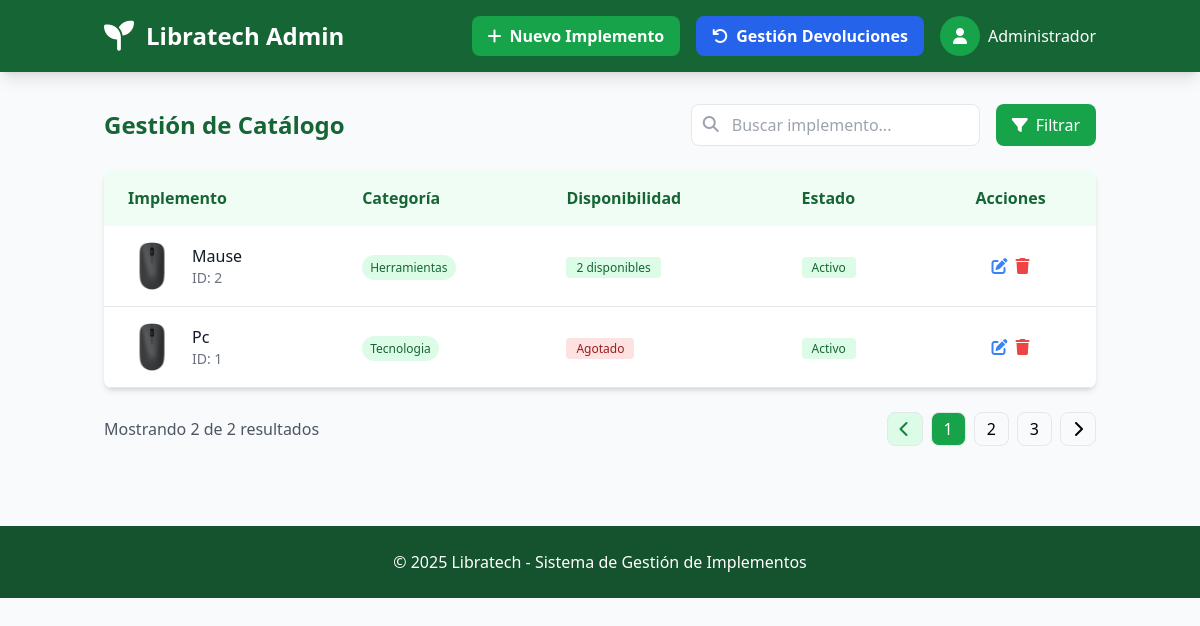
/admin/admin/catalogo, run on an earlier commit of the app's database.
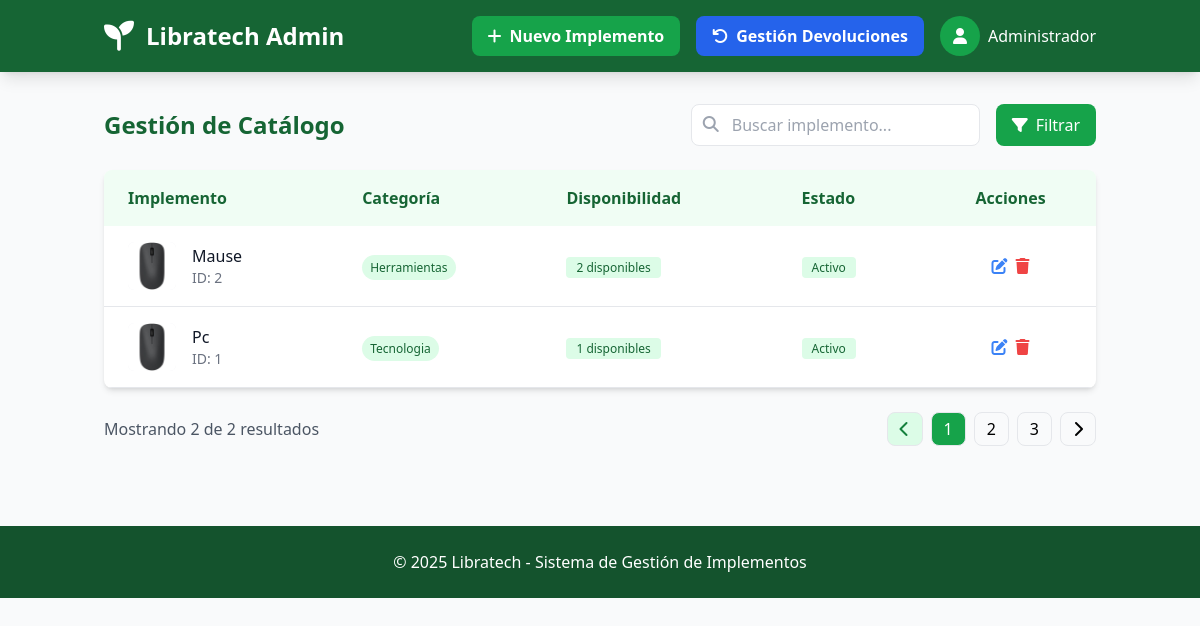
And on a later commit of the database.
### tables this page shows
CREATE TABLE catalogo (
                id INTEGER PRIMARY KEY AUTOINCREMENT,
                implemento TEXT NOT NULL,
                descripcion TEXT NOT NULL,
                disponibilidad INTEGER NOT NULL,
                imagen_url TEXT,
                categoria TEXT,
                created_at TIMESTAMP DEFAULT CURRENT_TIMESTAMP
            );

### routes/admin.py (the view)
@admin_bp.route('/admin/catalogo')
def ver_catalogo():
    conn = get_db_connection()
    implementos = conn.execute('SELECT * FROM catalogo ORDER BY id DESC').fetchall()
    conn.close()
    return render_template('admin/panel_administrador.html', implementos=implementos)

### app.py (called while the page is built)
@app.context_processor
def inject_user():
    return dict(
        current_user={
            'id': session.get('user_id'),
            'nombre': session.get('user_nombre'),
            'email': session.get('user_email'),
            'is_authenticated': 'user_id' in session
        }
    )

### utils/db.py (called while the page is built)
def get_db_connection():
    conn = sqlite3.connect('models/database.db')
    conn.row_factory = sqlite3.Row
    return conn

### templates/admin/panel_administrador.html (shortened to what this page needs)
<!DOCTYPE html>
<html lang="es">
<head>
    <script src="https://cdn.tailwindcss.com"></script>
    <link rel="stylesheet" href="https://cdnjs.cloudflare.com/ajax/libs/font-awesome/6.4.0/css/all.min.css">
</head>
<body class="bg-gray-50 min-h-screen">
    <header class="bg-green-800 text-white shadow-lg">
        <div class="container mx-auto px-4 py-4 flex justify-between items-center">
            <div class="flex items-center">
                <i class="fas fa-seedling text-3xl mr-3"></i>
                <h1 class="text-2xl font-bold">Libratech Admin</h1>
            </div>
            <div class="flex items-center space-x-4">
                <a href="{{ url_for('admin.agregar_implemento') }}" class="bg-green-600 hover:bg-green-700 px-4 py-2 rounded-lg font-semibold">
                    <i class="fas fa-plus mr-2"></i>Nuevo Implemento
                </a>
                <a href="{{ url_for('admin.devolucion_prestamos') }}" class="bg-blue-600 hover:bg-blue-700 px-4 py-2 rounded-lg font-semibold text-white">
                    <i class="fas fa-undo mr-2"></i>Gestión Devoluciones
                </a>
                <div class="relative">
                    <button class="flex items-center space-x-2">
                        <div class="w-10 h-10 rounded-full bg-green-600 flex items-center justify-center">
                            <i class="fas fa-user"></i>
                        </div>
                        <span>Administrador</span>
                    </button>
                </div>
            </div>
        </div>
    </header>
    <div class="container mx-auto px-4 py-8">
        <div class="flex justify-between items-center mb-6">
            <h2 class="text-2xl font-bold text-green-800">Gestión de Catálogo</h2>
            <div class="flex space-x-4">
                <div class="relative">
                    <input type="text" placeholder="Buscar implemento..." class="pl-10 pr-4 py-2 border rounded-lg focus:outline-none focus:ring-2 focus:ring-green-500">
                    <i class="fas fa-search absolute left-3 top-3 text-gray-400"></i>
                </div>
                <button class="px-4 py-2 bg-green-600 text-white rounded-lg hover:bg-green-700">
                    <i class="fas fa-filter mr-2"></i>Filtrar
                </button>
            </div>
        </div>
        <div class="bg-white rounded-lg shadow-md overflow-hidden">
            <table class="w-full">
                <thead class="bg-green-50 text-green-800">
                    <tr>
                        <th class="px-6 py-4 text-left">Implemento</th>
                        <th class="px-6 py-4 text-left">Categoría</th>
                        <th class="px-6 py-4 text-left">Disponibilidad</th>
                        <th class="px-6 py-4 text-left">Estado</th>
                        <th class="px-6 py-4 text-center">Acciones</th>
                    </tr>
                </thead>
                <tbody>
                    {% for implemento in implementos %}
                    <tr class="border-b hover:bg-gray-50">
                        <td class="px-6 py-4">
                            <div class="flex items-center">
                                {% if implemento['imagen_url'] %}
                                <div class="w-12 h-12 rounded-md bg-gray-100 overflow-hidden mr-4">
                                    <img src="{{ url_for('static', filename='uploads/' + implemento['imagen_url']) }}" alt="{{ implemento['implemento'] }}" class="w-full h-full object-cover">
                                </div>
                                {% else %}
                                <div class="w-12 h-12 rounded-md bg-gray-100 flex items-center justify-center mr-4">
                                    <i class="fas fa-box text-gray-400"></i>
                                </div>
                                {% endif %}
                                <div>
                                    <p class="font-medium text-gray-900">{{ implemento['implemento'] }}</p>
                                    <p class="text-sm text-gray-500">ID: {{ implemento['id'] }}</p>
                                </div>
                            </div>
                        </td>
                        <td class="px-6 py-4">
                            <span class="px-2 py-1 bg-green-100 text-green-800 text-xs font-medium rounded-full capitalize">
                                {{ implemento['categoria'] }}
                            </span>
                        </td>
                        <td class="px-6 py-4">
                            {% if implemento['disponibilidad'] > 0 %}
                            <span class="bg-green-100 text-green-800 text-xs font-medium px-2.5 py-0.5 rounded">
                                {{ implemento['disponibilidad'] }} disponibles
                            </span>
                            {% else %}
                            <span class="bg-red-100 text-red-800 text-xs font-medium px-2.5 py-0.5 rounded">
                                Agotado
                            </span>
                            {% endif %}
                        </td>
                        <td class="px-6 py-4">
                            <span class="bg-green-100 text-green-800 text-xs font-medium px-2.5 py-0.5 rounded">Activo</span>
                        </td>
                        <td class="px-6 py-4">
                            <div class="flex justify-center space-x-2">
                                <a href="{{ url_for('admin.editar_implemento', id=implemento['id']) }}" class="text-blue-500 hover:text-blue-700">
                                    <i class="fas fa-edit"></i>
                                </a>
                                <form action="{{ url_for('admin.eliminar_implemento', id=implemento['id']) }}" method="POST" onsubmit="return confirm('¿Está seguro de que desea eliminar este implemento?');">
                                    <button type="submit" class="text-red-500 hover:text-red-700">
                                        <i class="fas fa-trash"></i>
                                    </button>
                                </form>
                            </div>
                        </td>
                    </tr>
                    {% endfor %}
                </tbody>
            </table>
        </div>
        {% if implementos %}
        <div class="flex justify-between items-center mt-6">
            <p class="text-gray-600">Mostrando {{ implementos|length }} de {{ implementos|length }} resultados</p>
            <div class="flex space-x-2">
                <button class="px-3 py-1 border rounded-lg bg-green-100 text-green-700">
                    <i class="fas fa-chevron-left"></i>
                </button>
                <button class="px-3 py-1 border rounded-lg bg-green-600 text-white">1</button>
                <button class="px-3 py-1 border rounded-lg hover:bg-green-50">2</button>
                <button class="px-3 py-1 border rounded-lg hover:bg-green-50">3</button>
                <button class="px-3 py-1 border rounded-lg hover:bg-green-50">
                    <i class="fas fa-chevron-right"></i>
                </button>
            </div>
        </div>
        {% endif %}
    </div>
    <footer class="bg-green-900 text-white mt-12 py-6">
        <div class="container mx-auto px-4 text-center">
            <p>© 2025 Libratech - Sistema de Gestión de Implementos</p>
        </div>
    </footer>
</body>
</html>

What changed in the data, as far as the page shows it:
changed catalogo "Pc": disponibilidad (not shown) → "1"; disponibilidad "Agotado" → "disponibles"
